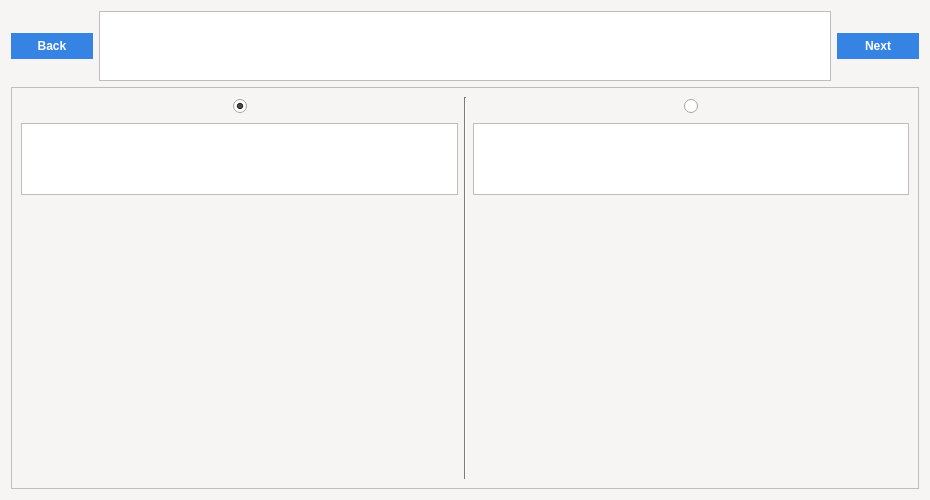
<?xml version="1.0" encoding="UTF-8"?>
<ui version="4.0">
 <class>Determinant</class>
 <widget class="QWidget" name="Determinant">
  <property name="geometry">
   <rect>
    <x>0</x>
    <y>0</y>
    <width>930</width>
    <height>500</height>
   </rect>
  </property>
  <property name="minimumSize">
   <size>
    <width>930</width>
    <height>500</height>
   </size>
  </property>
  <property name="palette">
   <palette>
    <active>
     <colorrole role="WindowText">
      <brush brushstyle="SolidPattern">
       <color alpha="255">
        <red>0</red>
        <green>0</green>
        <blue>0</blue>
       </color>
      </brush>
     </colorrole>
     <colorrole role="Button">
      <brush brushstyle="SolidPattern">
       <color alpha="255">
        <red>246</red>
        <green>245</green>
        <blue>244</blue>
       </color>
      </brush>
     </colorrole>
     <colorrole role="Light">
      <brush brushstyle="SolidPattern">
       <color alpha="255">
        <red>255</red>
        <green>255</green>
        <blue>255</blue>
       </color>
      </brush>
     </colorrole>
     <colorrole role="Midlight">
      <brush brushstyle="SolidPattern">
       <color alpha="255">
        <red>250</red>
        <green>250</green>
        <blue>249</blue>
       </color>
      </brush>
     </colorrole>
     <colorrole role="Dark">
      <brush brushstyle="SolidPattern">
       <color alpha="255">
        <red>123</red>
        <green>122</green>
        <blue>122</blue>
       </color>
      </brush>
     </colorrole>
     <colorrole role="Mid">
      <brush brushstyle="SolidPattern">
       <color alpha="255">
        <red>164</red>
        <green>163</green>
        <blue>163</blue>
       </color>
      </brush>
     </colorrole>
     <colorrole role="Text">
      <brush brushstyle="SolidPattern">
       <color alpha="255">
        <red>0</red>
        <green>0</green>
        <blue>0</blue>
       </color>
      </brush>
     </colorrole>
     <colorrole role="BrightText">
      <brush brushstyle="SolidPattern">
       <color alpha="255">
        <red>255</red>
        <green>255</green>
        <blue>255</blue>
       </color>
      </brush>
     </colorrole>
     <colorrole role="ButtonText">
      <brush brushstyle="SolidPattern">
       <color alpha="255">
        <red>0</red>
        <green>0</green>
        <blue>0</blue>
       </color>
      </brush>
     </colorrole>
     <colorrole role="Base">
      <brush brushstyle="SolidPattern">
       <color alpha="255">
        <red>255</red>
        <green>255</green>
        <blue>255</blue>
       </color>
      </brush>
     </colorrole>
     <colorrole role="Window">
      <brush brushstyle="SolidPattern">
       <color alpha="255">
        <red>246</red>
        <green>245</green>
        <blue>244</blue>
       </color>
      </brush>
     </colorrole>
     <colorrole role="Shadow">
      <brush brushstyle="SolidPattern">
       <color alpha="255">
        <red>0</red>
        <green>0</green>
        <blue>0</blue>
       </color>
      </brush>
     </colorrole>
     <colorrole role="AlternateBase">
      <brush brushstyle="SolidPattern">
       <color alpha="255">
        <red>250</red>
        <green>250</green>
        <blue>249</blue>
       </color>
      </brush>
     </colorrole>
     <colorrole role="ToolTipBase">
      <brush brushstyle="SolidPattern">
       <color alpha="255">
        <red>255</red>
        <green>255</green>
        <blue>220</blue>
       </color>
      </brush>
     </colorrole>
     <colorrole role="ToolTipText">
      <brush brushstyle="SolidPattern">
       <color alpha="255">
        <red>0</red>
        <green>0</green>
        <blue>0</blue>
       </color>
      </brush>
     </colorrole>
     <colorrole role="PlaceholderText">
      <brush brushstyle="SolidPattern">
       <color alpha="128">
        <red>0</red>
        <green>0</green>
        <blue>0</blue>
       </color>
      </brush>
     </colorrole>
    </active>
    <inactive>
     <colorrole role="WindowText">
      <brush brushstyle="SolidPattern">
       <color alpha="255">
        <red>0</red>
        <green>0</green>
        <blue>0</blue>
       </color>
      </brush>
     </colorrole>
     <colorrole role="Button">
      <brush brushstyle="SolidPattern">
       <color alpha="255">
        <red>246</red>
        <green>245</green>
        <blue>244</blue>
       </color>
      </brush>
     </colorrole>
     <colorrole role="Light">
      <brush brushstyle="SolidPattern">
       <color alpha="255">
        <red>255</red>
        <green>255</green>
        <blue>255</blue>
       </color>
      </brush>
     </colorrole>
     <colorrole role="Midlight">
      <brush brushstyle="SolidPattern">
       <color alpha="255">
        <red>250</red>
        <green>250</green>
        <blue>249</blue>
       </color>
      </brush>
     </colorrole>
     <colorrole role="Dark">
      <brush brushstyle="SolidPattern">
       <color alpha="255">
        <red>123</red>
        <green>122</green>
        <blue>122</blue>
       </color>
      </brush>
     </colorrole>
     <colorrole role="Mid">
      <brush brushstyle="SolidPattern">
       <color alpha="255">
        <red>164</red>
        <green>163</green>
        <blue>163</blue>
       </color>
      </brush>
     </colorrole>
     <colorrole role="Text">
      <brush brushstyle="SolidPattern">
       <color alpha="255">
        <red>0</red>
        <green>0</green>
        <blue>0</blue>
       </color>
      </brush>
     </colorrole>
     <colorrole role="BrightText">
      <brush brushstyle="SolidPattern">
       <color alpha="255">
        <red>255</red>
        <green>255</green>
        <blue>255</blue>
       </color>
      </brush>
     </colorrole>
     <colorrole role="ButtonText">
      <brush brushstyle="SolidPattern">
       <color alpha="255">
        <red>0</red>
        <green>0</green>
        <blue>0</blue>
       </color>
      </brush>
     </colorrole>
     <colorrole role="Base">
      <brush brushstyle="SolidPattern">
       <color alpha="255">
        <red>255</red>
        <green>255</green>
        <blue>255</blue>
       </color>
      </brush>
     </colorrole>
     <colorrole role="Window">
      <brush brushstyle="SolidPattern">
       <color alpha="255">
        <red>246</red>
        <green>245</green>
        <blue>244</blue>
       </color>
      </brush>
     </colorrole>
     <colorrole role="Shadow">
      <brush brushstyle="SolidPattern">
       <color alpha="255">
        <red>0</red>
        <green>0</green>
        <blue>0</blue>
       </color>
      </brush>
     </colorrole>
     <colorrole role="AlternateBase">
      <brush brushstyle="SolidPattern">
       <color alpha="255">
        <red>250</red>
        <green>250</green>
        <blue>249</blue>
       </color>
      </brush>
     </colorrole>
     <colorrole role="ToolTipBase">
      <brush brushstyle="SolidPattern">
       <color alpha="255">
        <red>255</red>
        <green>255</green>
        <blue>220</blue>
       </color>
      </brush>
     </colorrole>
     <colorrole role="ToolTipText">
      <brush brushstyle="SolidPattern">
       <color alpha="255">
        <red>0</red>
        <green>0</green>
        <blue>0</blue>
       </color>
      </brush>
     </colorrole>
     <colorrole role="PlaceholderText">
      <brush brushstyle="SolidPattern">
       <color alpha="128">
        <red>0</red>
        <green>0</green>
        <blue>0</blue>
       </color>
      </brush>
     </colorrole>
    </inactive>
    <disabled>
     <colorrole role="WindowText">
      <brush brushstyle="SolidPattern">
       <color alpha="255">
        <red>123</red>
        <green>122</green>
        <blue>122</blue>
       </color>
      </brush>
     </colorrole>
     <colorrole role="Button">
      <brush brushstyle="SolidPattern">
       <color alpha="255">
        <red>246</red>
        <green>245</green>
        <blue>244</blue>
       </color>
      </brush>
     </colorrole>
     <colorrole role="Light">
      <brush brushstyle="SolidPattern">
       <color alpha="255">
        <red>255</red>
        <green>255</green>
        <blue>255</blue>
       </color>
      </brush>
     </colorrole>
     <colorrole role="Midlight">
      <brush brushstyle="SolidPattern">
       <color alpha="255">
        <red>250</red>
        <green>250</green>
        <blue>249</blue>
       </color>
      </brush>
     </colorrole>
     <colorrole role="Dark">
      <brush brushstyle="SolidPattern">
       <color alpha="255">
        <red>123</red>
        <green>122</green>
        <blue>122</blue>
       </color>
      </brush>
     </colorrole>
     <colorrole role="Mid">
      <brush brushstyle="SolidPattern">
       <color alpha="255">
        <red>164</red>
        <green>163</green>
        <blue>163</blue>
       </color>
      </brush>
     </colorrole>
     <colorrole role="Text">
      <brush brushstyle="SolidPattern">
       <color alpha="255">
        <red>123</red>
        <green>122</green>
        <blue>122</blue>
       </color>
      </brush>
     </colorrole>
     <colorrole role="BrightText">
      <brush brushstyle="SolidPattern">
       <color alpha="255">
        <red>255</red>
        <green>255</green>
        <blue>255</blue>
       </color>
      </brush>
     </colorrole>
     <colorrole role="ButtonText">
      <brush brushstyle="SolidPattern">
       <color alpha="255">
        <red>123</red>
        <green>122</green>
        <blue>122</blue>
       </color>
      </brush>
     </colorrole>
     <colorrole role="Base">
      <brush brushstyle="SolidPattern">
       <color alpha="255">
        <red>246</red>
        <green>245</green>
        <blue>244</blue>
       </color>
      </brush>
     </colorrole>
     <colorrole role="Window">
      <brush brushstyle="SolidPattern">
       <color alpha="255">
        <red>246</red>
        <green>245</green>
        <blue>244</blue>
       </color>
      </brush>
     </colorrole>
     <colorrole role="Shadow">
      <brush brushstyle="SolidPattern">
       <color alpha="255">
        <red>0</red>
        <green>0</green>
        <blue>0</blue>
       </color>
      </brush>
     </colorrole>
     <colorrole role="AlternateBase">
      <brush brushstyle="SolidPattern">
       <color alpha="255">
        <red>246</red>
        <green>245</green>
        <blue>244</blue>
       </color>
      </brush>
     </colorrole>
     <colorrole role="ToolTipBase">
      <brush brushstyle="SolidPattern">
       <color alpha="255">
        <red>255</red>
        <green>255</green>
        <blue>220</blue>
       </color>
      </brush>
     </colorrole>
     <colorrole role="ToolTipText">
      <brush brushstyle="SolidPattern">
       <color alpha="255">
        <red>0</red>
        <green>0</green>
        <blue>0</blue>
       </color>
      </brush>
     </colorrole>
     <colorrole role="PlaceholderText">
      <brush brushstyle="SolidPattern">
       <color alpha="128">
        <red>0</red>
        <green>0</green>
        <blue>0</blue>
       </color>
      </brush>
     </colorrole>
    </disabled>
   </palette>
  </property>
  <property name="windowTitle">
   <string>Form</string>
  </property>
  <layout class="QVBoxLayout" name="verticalLayout">
   <item>
    <layout class="QHBoxLayout" name="horizontalLayout">
     <item>
      <widget class="QPushButton" name="back_button">
       <property name="font">
        <font>
         <weight>75</weight>
         <bold>true</bold>
        </font>
       </property>
       <property name="cursor">
        <cursorShape>PointingHandCursor</cursorShape>
       </property>
       <property name="styleSheet">
        <string notr="true">background-color: rgb(53, 132, 228);
color: rgb(255, 255, 255);
border-style: solid;
border-width: 2px;
border-radius: 15px;
border-color: rgb(53, 132, 228);
padding: 4px;
width: 70px;
</string>
       </property>
       <property name="text">
        <string>Back</string>
       </property>
      </widget>
     </item>
     <item>
      <widget class="QTextBrowser" name="text_field">
       <property name="sizePolicy">
        <sizepolicy hsizetype="Expanding" vsizetype="Maximum">
         <horstretch>0</horstretch>
         <verstretch>0</verstretch>
        </sizepolicy>
       </property>
       <property name="sizeAdjustPolicy">
        <enum>QAbstractScrollArea::AdjustIgnored</enum>
       </property>
      </widget>
     </item>
     <item>
      <widget class="QPushButton" name="next_button">
       <property name="font">
        <font>
         <weight>75</weight>
         <bold>true</bold>
        </font>
       </property>
       <property name="cursor">
        <cursorShape>PointingHandCursor</cursorShape>
       </property>
       <property name="styleSheet">
        <string notr="true">background-color: rgb(53, 132, 228);
color: rgb(255, 255, 255);
border-style: solid;
border-width: 2px;
border-radius: 15px;
border-color: rgb(53, 132, 228);
padding: 4px;
width: 70px;
</string>
       </property>
       <property name="text">
        <string>Next</string>
       </property>
      </widget>
     </item>
    </layout>
   </item>
   <item>
    <widget class="QScrollArea" name="scrollArea">
     <property name="sizePolicy">
      <sizepolicy hsizetype="MinimumExpanding" vsizetype="MinimumExpanding">
       <horstretch>0</horstretch>
       <verstretch>0</verstretch>
      </sizepolicy>
     </property>
     <property name="widgetResizable">
      <bool>true</bool>
     </property>
     <widget class="QWidget" name="scrollAreaWidgetContents">
      <property name="geometry">
       <rect>
        <x>0</x>
        <y>0</y>
        <width>914</width>
        <height>406</height>
       </rect>
      </property>
      <layout class="QHBoxLayout" name="horizontalLayout_2">
       <item>
        <layout class="QVBoxLayout" name="verticalLayout_2">
         <item>
          <layout class="QHBoxLayout" name="horizontalLayout_3">
           <item>
            <spacer name="horizontalSpacer">
             <property name="orientation">
              <enum>Qt::Horizontal</enum>
             </property>
             <property name="sizeHint" stdset="0">
              <size>
               <width>40</width>
               <height>20</height>
              </size>
             </property>
            </spacer>
           </item>
           <item>
            <widget class="QRadioButton" name="rb_a">
             <property name="sizePolicy">
              <sizepolicy hsizetype="Maximum" vsizetype="Fixed">
               <horstretch>0</horstretch>
               <verstretch>0</verstretch>
              </sizepolicy>
             </property>
             <property name="text">
              <string/>
             </property>
             <property name="checked">
              <bool>true</bool>
             </property>
            </widget>
           </item>
           <item>
            <spacer name="horizontalSpacer_2">
             <property name="orientation">
              <enum>Qt::Horizontal</enum>
             </property>
             <property name="sizeHint" stdset="0">
              <size>
               <width>40</width>
               <height>20</height>
              </size>
             </property>
            </spacer>
           </item>
          </layout>
         </item>
         <item>
          <widget class="QTextBrowser" name="caption_a">
           <property name="sizePolicy">
            <sizepolicy hsizetype="Expanding" vsizetype="Maximum">
             <horstretch>0</horstretch>
             <verstretch>0</verstretch>
            </sizepolicy>
           </property>
           <property name="sizeAdjustPolicy">
            <enum>QAbstractScrollArea::AdjustToContents</enum>
           </property>
          </widget>
         </item>
         <item>
          <widget class="QLabel" name="pic_a">
           <property name="sizePolicy">
            <sizepolicy hsizetype="Minimum" vsizetype="MinimumExpanding">
             <horstretch>0</horstretch>
             <verstretch>0</verstretch>
            </sizepolicy>
           </property>
           <property name="text">
            <string/>
           </property>
           <property name="scaledContents">
            <bool>false</bool>
           </property>
           <property name="alignment">
            <set>Qt::AlignCenter</set>
           </property>
          </widget>
         </item>
        </layout>
       </item>
       <item>
        <widget class="Line" name="line">
         <property name="orientation">
          <enum>Qt::Vertical</enum>
         </property>
        </widget>
       </item>
       <item>
        <layout class="QVBoxLayout" name="verticalLayout_3">
         <item>
          <layout class="QHBoxLayout" name="horizontalLayout_4">
           <item>
            <spacer name="horizontalSpacer_3">
             <property name="orientation">
              <enum>Qt::Horizontal</enum>
             </property>
             <property name="sizeHint" stdset="0">
              <size>
               <width>40</width>
               <height>20</height>
              </size>
             </property>
            </spacer>
           </item>
           <item>
            <widget class="QRadioButton" name="rb_b">
             <property name="sizePolicy">
              <sizepolicy hsizetype="Maximum" vsizetype="Fixed">
               <horstretch>0</horstretch>
               <verstretch>0</verstretch>
              </sizepolicy>
             </property>
             <property name="text">
              <string/>
             </property>
            </widget>
           </item>
           <item>
            <spacer name="horizontalSpacer_4">
             <property name="orientation">
              <enum>Qt::Horizontal</enum>
             </property>
             <property name="sizeHint" stdset="0">
              <size>
               <width>40</width>
               <height>20</height>
              </size>
             </property>
            </spacer>
           </item>
          </layout>
         </item>
         <item>
          <widget class="QTextBrowser" name="caption_b">
           <property name="sizePolicy">
            <sizepolicy hsizetype="Expanding" vsizetype="Maximum">
             <horstretch>0</horstretch>
             <verstretch>0</verstretch>
            </sizepolicy>
           </property>
           <property name="sizeAdjustPolicy">
            <enum>QAbstractScrollArea::AdjustToContents</enum>
           </property>
          </widget>
         </item>
         <item>
          <widget class="QLabel" name="pic_b">
           <property name="sizePolicy">
            <sizepolicy hsizetype="Minimum" vsizetype="MinimumExpanding">
             <horstretch>0</horstretch>
             <verstretch>0</verstretch>
            </sizepolicy>
           </property>
           <property name="text">
            <string/>
           </property>
           <property name="scaledContents">
            <bool>false</bool>
           </property>
           <property name="alignment">
            <set>Qt::AlignCenter</set>
           </property>
          </widget>
         </item>
        </layout>
       </item>
      </layout>
     </widget>
    </widget>
   </item>
  </layout>
 </widget>
 <resources/>
 <connections/>
</ui>
